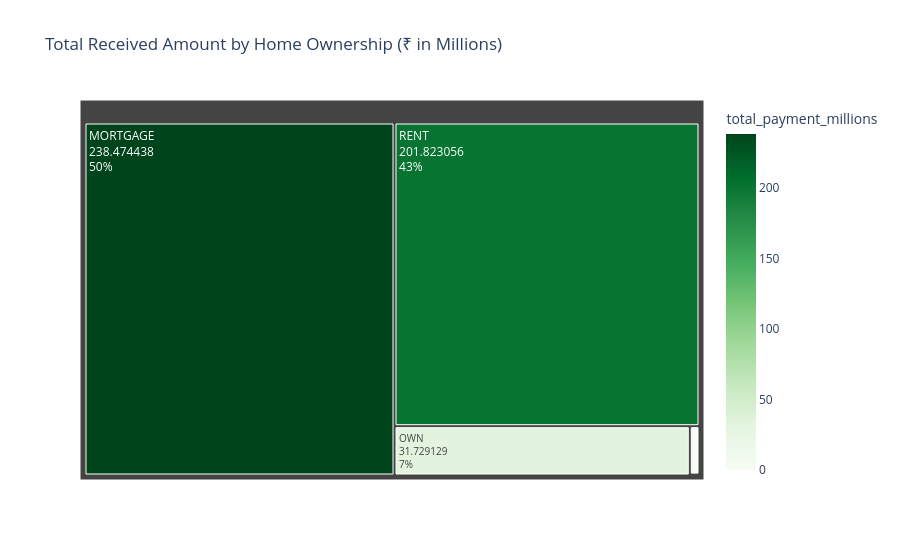

The notebook cell this image was saved under:
### Markdown cell above
### Home Ownership by Total Amount Received

### Code cell
home_received = df.groupby('home_ownership')['total_payment'].sum().reset_index()
home_received['total_payment_millions'] = home_received['total_payment'] / 1_000_000

fig = px.treemap(
    home_received,
    path = ['home_ownership'],
    values = 'total_payment_millions',
    color = 'total_payment_millions',
    color_continuous_scale = 'Greens',
    title = 'Total Received Amount by Home Ownership (₹ in Millions)'
)

fig.update_traces(
    textinfo = 'label+value+percent root'
)

fig.show()

### Figure 1 — Plotly figure (JSON) as saved in the notebook; plotly's stock layout.template omitted (floating-point values rounded to 4 significant figures)
{"data": [{"branchvalues": "total", "customdata": [[238.5], [0.01905], [1.025], [31.73], [201.8]], "domain": {"x": [0, 1], "y": [0, 1]}, "hovertemplate": "labels=%{label}<br>total_payment_millions_sum=%{value}<br>parent=%{parent}<br>id=%{id}<br>total_payment_millions=%{color}<extra></extra>", "ids": ["MORTGAGE", "NONE", "OTHER", "OWN", "RENT"], "labels": ["MORTGAGE", "NONE", "OTHER", "OWN", "RENT"], "marker": {"coloraxis": "coloraxis", "colors": [238.5, 0.01905, 1.025, 31.73, 201.8]}, "name": "", "parents": ["", "", "", "", ""], "textinfo": "label+value+percent root", "type": "treemap", "values": [238.5, 0.01905, 1.025, 31.73, 201.8]}], "layout": {"coloraxis": {"colorbar": {"title": {"text": "total_payment_millions"}}, "colorscale": [[0, "rgb(247,252,245)"], [0.125, "rgb(229,245,224)"], [0.25, "rgb(199,233,192)"], [0.375, "rgb(161,217,155)"], [0.5, "rgb(116,196,118)"], [0.625, "rgb(65,171,93)"], [0.75, "rgb(35,139,69)"], [0.875, "rgb(0,109,44)"], [1, "rgb(0,68,27)"]]}, "legend": {"tracegroupgap": 0}, "title": {"text": "Total Received Amount by Home Ownership (₹ in Millions)"}}}
